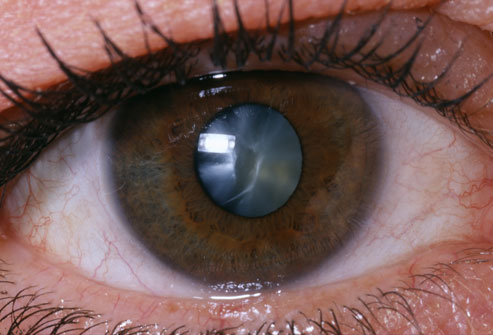
#> input picture images/1.jpg, 493 x 335 px
$ python code.py
#> lines starting #> are read from the running program, lines starting #| are printed output that depends on the picture; long printed decimals are rounded
import cv2
import numpy as np
import math
from math import hypot,sqrt
import base64
from PIL import Image
import io
from matplotlib import pyplot as plt
import time
from os.path import join

filename = "1.jpg"
image = cv2.imread("images/"+filename, cv2.IMREAD_COLOR)
#> image is the input picture: shape (335, 493, 3); mean B, G, R 84.4, 87.8, 116
print("\n\n",filename)
image = cv2.medianBlur(image,3)

print(image.shape)
#| (335, 493, 3)
width, height = image.shape[:2]
#> width = 335; height = 493
aspectRatio = width/height
#> aspectRatio = 0.68
newHeight = 480
newWidth = int(aspectRatio*newHeight)
#> newWidth = 326
dim = (newHeight,newWidth)
#> dim = (480, 326)
image = cv2.resize(image, dim, interpolation = cv2.INTER_AREA)
#> image: shape (326, 480, 3)
print(image.shape)
#| (326, 480, 3)

# [46 lines of commented-out code are left out]

image = cv2.cvtColor(image,cv2.COLOR_BGR2GRAY)
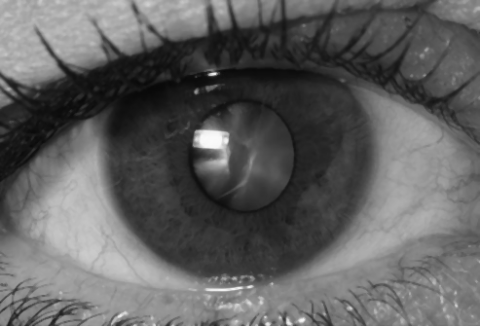
#> image: shape (326, 480); min 8, max 250, mean 95.8
image = cv2.equalizeHist(image)
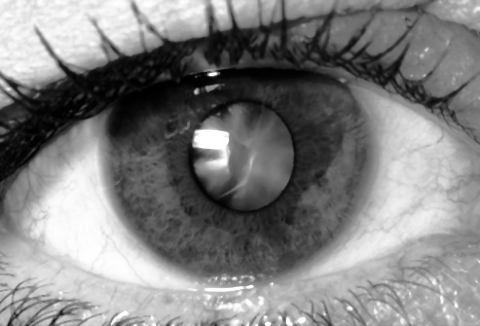
#> image: shape (326, 480); min 0, max 255, mean 128.3
seg = cv2.imread("images/seg"+filename, cv2.IMREAD_GRAYSCALE)
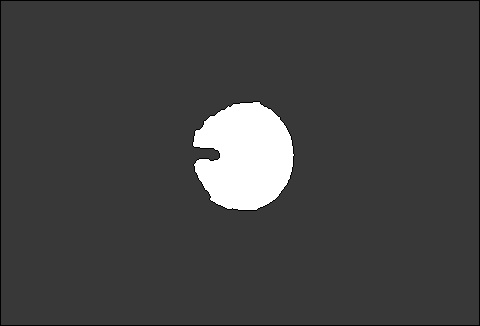
#> input picture images/seg1.jpg, 480 x 326 px
#> seg is the input picture: shape (326, 480); min 0, max 255, mean 65.7
# # cv2.imshow('detected circle (pupil)',image)
# # cv2.waitKey(0)
# # cv2.destroyAllWindows()

npixels = 0
intensitySum = 0
histProbSum = 0
bgrList=[]
hist = {}
devSum = 0
for i in range(seg.shape[0]):
    for j in range(seg.shape[1]):
        if seg[i][j] == 255:
            npixels+=1
            if image[i][j] in hist:
                hist[image[i][j]] += 1
            else:
                hist[image[i][j]] = 1
#> after the loop, npixels = 7576
for i in range(seg.shape[0]):
    for j in range(seg.shape[1]):
        if seg[i][j] == 255:
            p = image[i][j]
            intensitySum += image[i][j]
            histProbSum += (hist[image[i][j]]*1.0/npixels)
#> after the loop, histProbSum = 104.3; intensitySum = 832581
intensity = intensitySum*1.0/npixels
#> intensity = 109.9
uniformity = (histProbSum*1.0/(npixels))**2
#> uniformity = 0.00019
print('intensity', intensity)
#| intensity 109.897
print('uniformity', uniformity)
#| uniformity 0.0001896
for i in range(seg.shape[0]):
    for j in range(seg.shape[1]):
        if seg[i][j] == 255:
            p = image[i][j]
            devSum+=(p-intensity)**2
#> after the loop, devSum = 21792362.9
sDev = sqrt(devSum*1.0/npixels)
#> sDev = 53.63
print('standard deviation', sDev)
#| standard deviation 53.633
